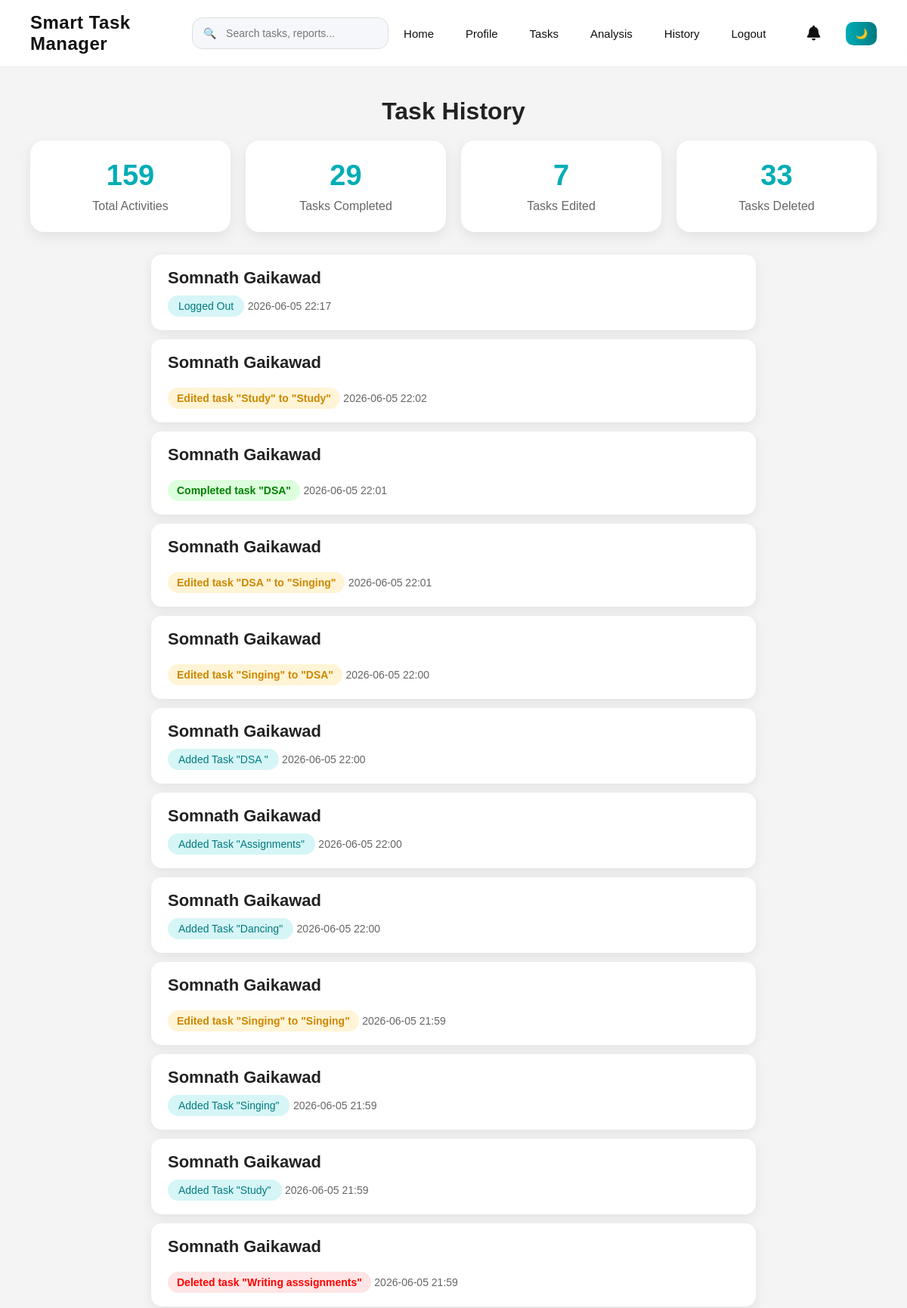
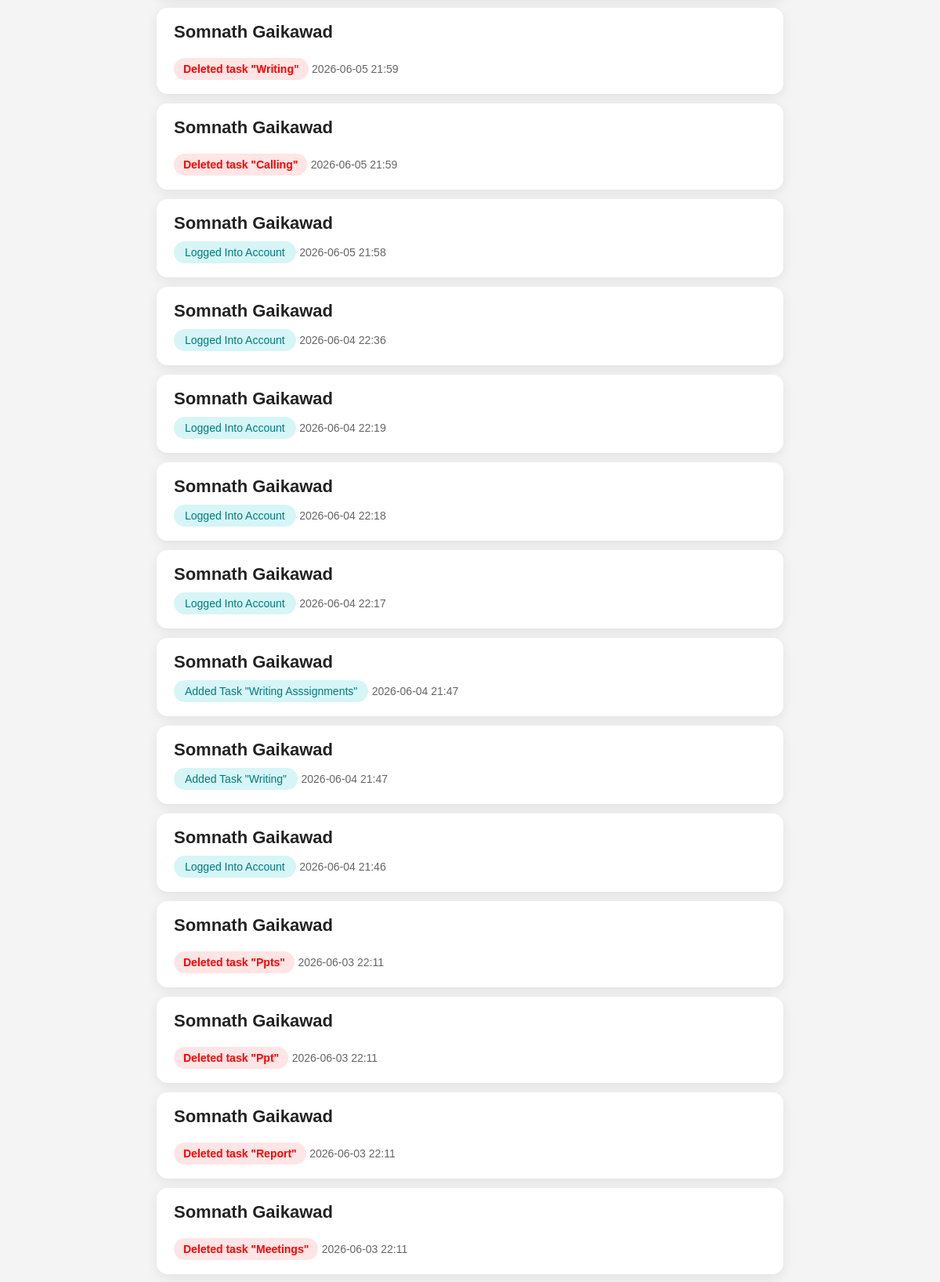
The app's page /history (signed in, upper part) with its own data (2 pictures, top to bottom).
### tables this page shows
CREATE TABLE history (
    id INTEGER PRIMARY KEY AUTOINCREMENT,
    username TEXT,
    action TEXT,
    created_at TEXT
);

### app.py (the view)
@app.route('/history')
def history():
    if 'user' not in session:
        return redirect('/login')
    conn = sqlite3.connect("data.db")
    c = conn.cursor()
    if session.get('role') == 'admin':
        c.execute("""
            SELECT username, action, created_at
            FROM history
            ORDER BY id DESC
        """)
    else:
        c.execute("""
            SELECT username, action, created_at
            FROM history
            WHERE username=?
            ORDER BY id DESC
        """, (session['user'],))
    history_data = c.fetchall()
    total_logs = len(history_data)
    completed_count = len([
        x for x in history_data
        if "Completed" in x[1]
        ])
    deleted_count = len([
        x for x in history_data
        if "Deleted" in x[1]
        ])
    conn.close()
    edited_count = len([
        x for x in history_data
        if "Edited task" in x[1]
        ])
    return render_template(
    "history.html",
    history_data=history_data,
    total_logs=total_logs,
    completed_count=completed_count,
    deleted_count=deleted_count,
    edited_count=edited_count
)

### app.py (called while the page is built)
@app.context_processor
def notification_count():
    if 'user' not in session:
        return dict(unread_count=0)
    conn = sqlite3.connect("data.db")
    c = conn.cursor()
    c.execute("""
        SELECT COUNT(*)
        FROM notifications
        WHERE username=?
        AND is_read=0
    """, (session['user'],))
    count = c.fetchone()[0]
    conn.close()
    return dict(unread_count=count)

### templates/history.html
{% extends "base.html" %}
{% block content %}
<div class="tasks-page">
    <h1>Task History</h1>
    <div class="history-stats">
        <div class="history-stat-card">
            <h2>{{ total_logs }}</h2>
            <p>Total Activities</p>
        </div>
        <div class="history-stat-card">
            <h2>{{ completed_count }}</h2>
            <p>Tasks Completed</p>
        </div>
        <div class="history-stat-card">
            <h2>{{ edited_count }}</h2>
            <p>Tasks Edited</p>
        </div>
        <div class="history-stat-card">
            <h2>{{ deleted_count }}</h2>
            <p>Tasks Deleted</p>
        </div>
    </div>
    <div class="history-container">
        {% for item in history_data %}
        <div class="history-item">
            <div class="task-left">
                <h3>{{ item[0] }}</h3>
                <p class="
    {% if 'Completed' in item[1] %}completed-badge
    {% elif 'Deleted' in item[1] %}overdue-badge
    {% elif 'Edited' in item[1] %}pending-badge
    {% else %}role-badge
    {% endif %}
">
                    {{ item[1] }}
                </p>
                <small>{{ item[2] }}</small>
            </div>
        </div>
        {% endfor %}
    </div>
</div>
{% endblock %}

### static/style.css (style rules this page uses)
body, nav, .login-box, .task-item, .card, .stat-card, .extra-card, table, input, button { transition: background-color 0.3s ease, color 0.3s ease, border-color 0.3s ease; }
* { margin: 0; padding: 0; box-sizing: border-box; }
body { font-family: Arial, sans-serif; background-color: #f4f4f4; }
.tasks-page { padding: 40px; text-align: center; }
.tasks-page h1 { margin-bottom: 20px; color: #222; }
.role-badge { display: inline-block; background: #d6f5f6; color: #007b80; padding: 6px 14px; border-radius: 20px; font-size: 14px; text-transform: capitalize; }
.task-left { text-align: left; }
.task-left h3 { margin-bottom: 10px; color: #222; font-size: 22px; font-weight: 600; }
.task-left small { color: #666; font-size: 14px; }
.completed-badge { display: inline-block; margin-top: 10px; background: #ddffdd; color: green; padding: 6px 12px; border-radius: 20px; font-size: 14px; font-weight: bold; }
.pending-badge { display: inline-block; margin-top: 10px; background: #fff4d6; color: #cc8800; padding: 6px 12px; border-radius: 20px; font-size: 14px; font-weight: bold; }
.overdue-badge { display: inline-block; margin-top: 10px; background: #ffe5e5; color: red; padding: 6px 12px; border-radius: 20px; font-size: 14px; font-weight: bold; }
html { scroll-behavior: smooth; }
.history-container { max-width: 800px; margin: auto; }
.history-stats { display: flex; gap: 20px; margin-bottom: 30px; flex-wrap: wrap; }
.history-stat-card { flex: 1; min-width: 200px; background: white; padding: 25px; border-radius: 18px; text-align: center; box-shadow: 0 6px 18px rgba(0,0,0,0.08); transition: all 0.3s ease; }
.history-stat-card h2 { color: #00adb5; font-size: 38px; margin-bottom: 10px; }
.history-stat-card p { color: #666; }
.history-item { background: white; padding: 18px 22px; border-radius: 14px; margin: 12px 0; box-shadow: 0 4px 15px rgba(0,0,0,0.08); display: flex; flex-direction: column; gap: 6px; transition: all 0.3s ease; }

### records on screen
history: username "Somnath Gaikawad", action "Logged Out", created_at "2026-06-05 22:17"
history: username "Somnath Gaikawad", action "Edited task \"Study\" to \"Study\"", created_at "2026-06-05 22:02"
history: username "Somnath Gaikawad", action "Completed task \"DSA\"", created_at "2026-06-05 22:01"
history: username "Somnath Gaikawad", action "Edited task \"DSA \" to \"Singing\"", created_at "2026-06-05 22:01"
history: username "Somnath Gaikawad", action "Edited task \"Singing\" to \"DSA\"", created_at "2026-06-05 22:00"
history: username "Somnath Gaikawad", action "Added Task \"DSA \"", created_at "2026-06-05 22:00"
history: username "Somnath Gaikawad", action "Added Task \"Assignments\"", created_at "2026-06-05 22:00"
history: username "Somnath Gaikawad", action "Added Task \"dancing\"", created_at "2026-06-05 22:00"
history: username "Somnath Gaikawad", action "Edited task \"Singing\" to \"Singing\"", created_at "2026-06-05 21:59"
history: username "Somnath Gaikawad", action "Added Task \"Singing\"", created_at "2026-06-05 21:59"
history: username "Somnath Gaikawad", action "Added Task \"Study\"", created_at "2026-06-05 21:59"
history: username "Somnath Gaikawad", action "Deleted task \"Writing asssignments\"", created_at "2026-06-05 21:59"
history: username "Somnath Gaikawad", action "Deleted task \"Writing\"", created_at "2026-06-05 21:59"
history: username "Somnath Gaikawad", action "Deleted task \"Calling\"", created_at "2026-06-05 21:59"
history: username "Somnath Gaikawad", action "Logged Into Account", created_at "2026-06-05 21:58"
history: username "Somnath Gaikawad", action "Logged Into Account", created_at "2026-06-04 22:36"
history: username "Somnath Gaikawad", action "Logged Into Account", created_at "2026-06-04 22:19"
history: username "Somnath Gaikawad", action "Logged Into Account", created_at "2026-06-04 22:18"
history: username "Somnath Gaikawad", action "Logged Into Account", created_at "2026-06-04 22:17"
history: username "Somnath Gaikawad", action "Added Task \"Writing Asssignments\"", created_at "2026-06-04 21:47"
history: username "Somnath Gaikawad", action "Added Task \"Writing\"", created_at "2026-06-04 21:47"
history: username "Somnath Gaikawad", action "Logged Into Account", created_at "2026-06-04 21:46"
history: username "Somnath Gaikawad", action "Deleted task \"Ppts\"", created_at "2026-06-03 22:11"
history: username "Somnath Gaikawad", action "Deleted task \"Ppt\"", created_at "2026-06-03 22:11"
history: username "Somnath Gaikawad", action "Deleted task \"Report\"", created_at "2026-06-03 22:11"
history: username "Somnath Gaikawad", action "Deleted task \"Meetings\"", created_at "2026-06-03 22:11"

### other values on screen
{{ total_logs }} "159"
{{ completed_count }} "29"
{{ edited_count }} "7"
{{ deleted_count }} "33"
